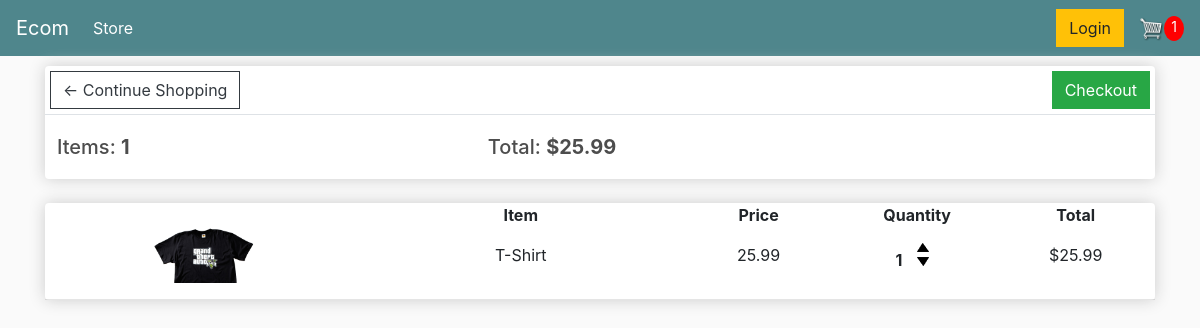
/cart/ (signed in), run on an earlier commit of the app's database.
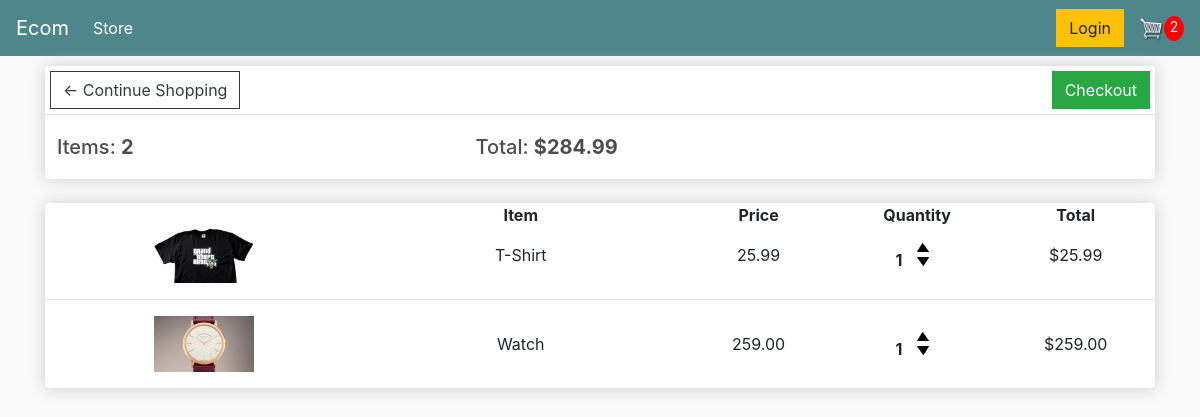
And on a later commit of the database.
### store/models.py (models this page shows, shortened)
class Order(models.Model):
    customer = models.ForeignKey(Customer,on_delete=models.SET_NULL,blank=True,null=True)
    data_ordered = models.DateTimeField(auto_now_add=True)
    complete = models.BooleanField(default=False,null=True,blank=False)
    transaction_id = models.CharField(max_length=200,null=True)
    @property
    def get_cart_total(self):
        orderitems = self.orderitem_set.all()
        total = sum([item.get_total for item in orderitems])
        return total
    @property
    def get_cart_items(self):
        orderitems = self.orderitem_set.all()
        total = sum([item.quantity for item in orderitems])
        return total

class OrderItem(models.Model):
    product = models.ForeignKey(Product,on_delete=models.SET_NULL,blank=True,null=True)
    order = models.ForeignKey(Order,on_delete=models.SET_NULL,blank=True,null=True)
    quantity = models.IntegerField(default=0,null=True,blank=True)
    date_added = models.DateTimeField(auto_now_add=True)
    @property
    def get_total(self):
        total = self.product.price * self.quantity
        return total

class Product(models.Model):
    name = models.CharField(max_length=200, null=True)
    price = models.DecimalField(max_digits=7,decimal_places=2)
    digital = models.BooleanField(default=False,null=True,blank=False)
    image = models.ImageField(null=True,blank=True)
    @property
    def imageURL(self):
        try:
            url = self.image.url
        except:
            url = ''
        return url

### store/views.py (the view)
# urls.py: path('cart/', views.cart, name="cart"),
def cart(request):
	data = cartData(request)
	cartItems = data['cartItems']
	order = data['order']
	items = data['items']
	context = {'items':items,'order':order,'cartItems':cartItems}
	return render(request, 'store/cart.html', context)

### store/utils.py (called while the page is built)
def cartData(request):
    if request.user.is_authenticated:
        customer = request.user.customer
        order,created = Order.objects.get_or_create(customer=customer,complete=False)
        items = order.orderitem_set.all()
        cartItems = order.get_cart_items
    else:
        cookieData = cookieCart(request)
        cartItems = cookieData['cartItems']
        order = cookieData['order']
        items = cookieData['items']
    return {'cartItems':cartItems,'order':order,'items':items}

### store/templates/store/Cart.html (shortened to what this page needs)
{% extends 'store/main.html' %}
{% load static %}
{% block content%}
<div class="row">
    <div class="col-lg-12">
        <div class="box-element">
            <a class="btn btn-outline-dark" style="margin:5px;" href="{% url 'store' %}">&#x2190; Continue Shopping</a>
            <a class="btn btn-success" style="margin:5px; float:right" href="{% url 'checkout' %}">Checkout</a>
            <table class="table">
                <tr>
                    <th class="align-middle"><h5>Items: <strong>{{order.get_cart_items}}</strong></h5></th>
                    <th class="align-middle"><h5>Total: <strong>${{order.get_cart_total|floatformat:2}}</strong></h5></th>
                </tr>
            </table>
        </div>
        <br>
        <div class="box-element">
            <div class="cart-row">
                <div style="flex:2;text-align:center;"><strong>Item</strong></div>
                <div style="flex:1;text-align:center;"><strong>Price</strong></div>
                <div style="flex:1;text-align:center;"><strong>Quantity</strong></div>
                <div style="flex:1;text-align:center;"><strong>Total</strong></div>
            </div>
            {% for item in items %}
            <div class="cart-row">
                <div style="flex:2;text-align:center;"><img class="row-image" src="{{item.product.imageURL}}"></div>
                <div style="flex:2;text-align:center;"><p>{{item.product.name}}</p></div>
                <div style="flex:1;text-align:center;"><p>{{item.product.price|floatformat:2}}</p></div>
                <div style="flex:1;text-align:center;">
                    <p class="quantity">{{item.quantity}}</p>
                    <div class="quantity">
                        <img data-product={{item.product.id}} data-action="add" class="chg-quantity update-cart" src="{% static  'images/arrow-up.png' %}">
                        <img data-product={{item.product.id}} data-action="remove" class="chg-quantity update-cart" src="{% static  'images/arrow-down.png' %}">
                    </div>
                </div>
                <div style="flex:1;text-align:center;"><p>${{item.get_total}}</p></div>
            </div>
            <hr>
            {%endfor%}
        </div>
    </div>
</div>
{% endblock content%}

What changed in the data, as far as the page shows it:
changed Order: get_cart_items "1" → "2"; get_cart_total "25.99" → "284.99"
added OrderItem: product.imageURL (picture), product.name "Watch", product.price "259.00", quantity "1", get_total "259.00"
Also different on the page:
{{ cartItems }}: "1" → "2"
